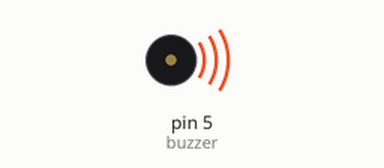
Simulated run of this sketch. Board: Arduino Uno, built with avr-gcc and run on an emulated ATmega328P. Parts: buzzer (waves = sounding).

Above: at 0.5 s.
Timing chart, 0 to 4.6 s (numbered marks = the images above):
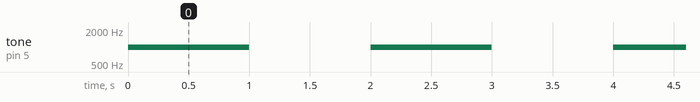

Measured:
- by itself, tone on pin 5 (buzzer): alternates 1000 Hz for 1.0 s and silent for 1.0 s

The sketch:

buzzer_module_test.ino
```cpp
int buzzer = 5;

void setup()
{
  pinMode(buzzer,OUTPUT);
}

void loop()
{
  tone(buzzer,1000,2000);
  delay(1000);
  noTone(buzzer);
  delay(1000);
}
```
